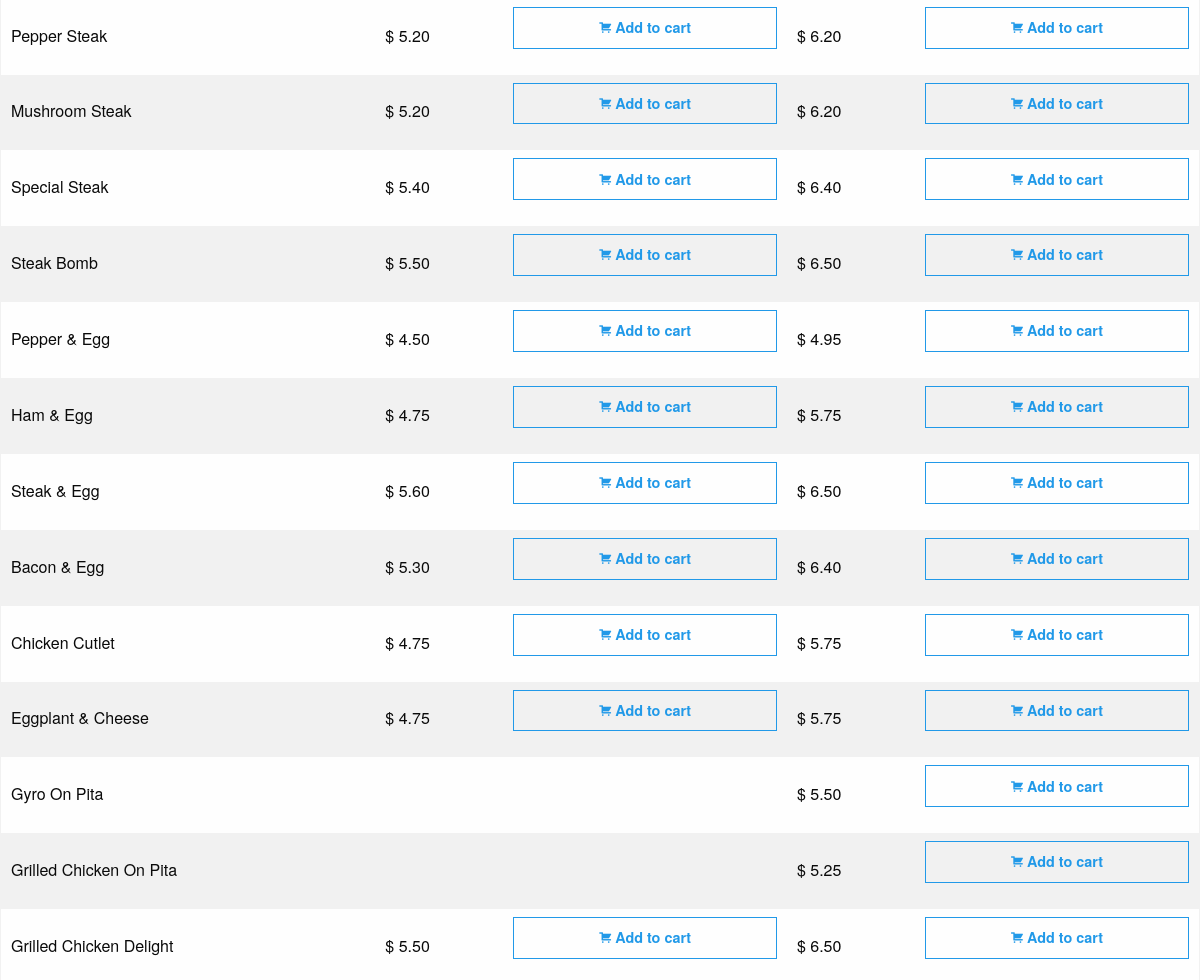
/grinder (middle part), run on an earlier commit of the app's database.
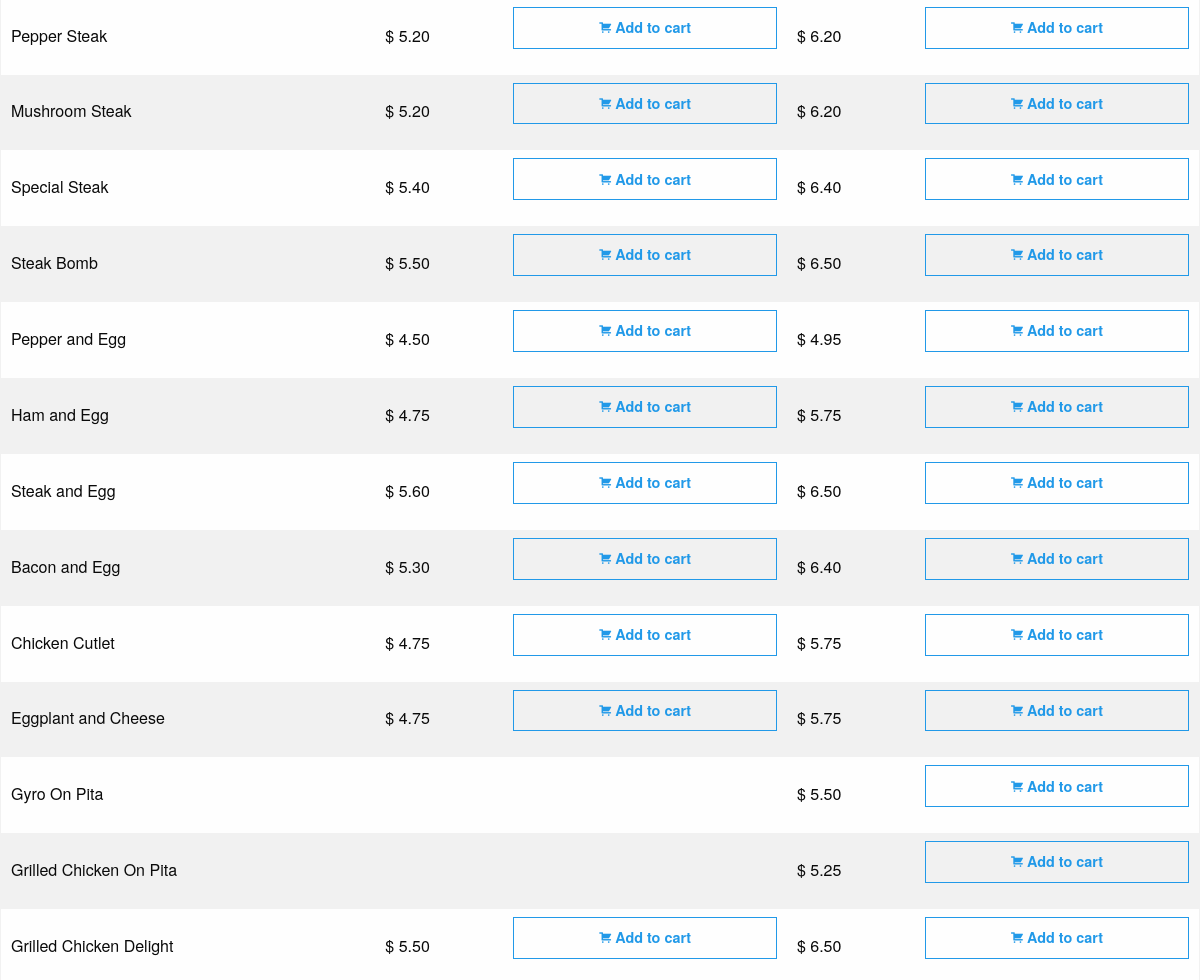
And on a later commit of the database.
### tables this page shows
CREATE TABLE IF NOT EXISTS `grinder` (
`grinder_id` bigint(20) NOT NULL COMMENT 'Grinder ID',
  `grinder_name` text NOT NULL COMMENT 'Grinder Name',
  `grinder_small_price` decimal(10,2) DEFAULT NULL COMMENT 'Small Grinder Price',
  `grinder_large_price` decimal(10,2) NOT NULL COMMENT 'large Grinder Price'
);

### model/db.php (called while the page is built, shortened)
<?php
function grinders()
{
    $conn        = db_conn();
    $selectQuery = 'SELECT * FROM `grinder`';
    try{
        $stmt = $conn->query($selectQuery);
    }catch(PDOException $e){
        handle_sql_errors($selectQuery, $e->getMessage());
    }
    $row = $stmt->fetchAll(PDO::FETCH_ASSOC);
    return $row;
}

### controller/dataCollector.php (called while the page is built, shortened)
<?php
require_once 'model/db.php';
function getGrinders()
{
    $row = grinders();
    return $row;
}

### grinder.php (the view, shortened to what this page needs)
<?php
require_once 'controller/dataCollector.php';
$row = getGrinders();
?>
<!doctype html>
<html class="no-js" lang="en">
    <head>
        <?php require_once 'includes/head.php'; ?>
    </head>
    <body>
        <div class="cover-image"></div>
        <div id="wrap">
            <main>
                <br/>
                <section>
                    <div class="row">
                        <?php if(!count($row)): ?>
                            <h3>No Data Found.</h3>
                        <?php else: ?>
                        <table style="width: 100%">
                            <tbody>
                            <?php foreach($row as $r): ?>
                                <tr data-id ="<?= htmlentities(stripcslashes($r['grinder_id']), ENT_QUOTES, 'UTF-8'); ?>" data-type="Grinder">
                                    <td><?= htmlentities(stripcslashes($r['grinder_name']), ENT_QUOTES, 'UTF-8'); ?></td>
                                    <td><?php
                                        if(isset($r['grinder_small_price'])){
                                            echo ' $ '. htmlentities(stripcslashes($r['grinder_small_price']), ENT_QUOTES, 'UTF-8');
                                        }
                                        ?></td>
                                    <td>
                                        <?php if(isset($r['grinder_small_price'])): ?>
                                            <button type="button" class="button hollow primary expanded item-small">
                                                <i class="fi-shopping-cart"></i>
                                                <strong>Add to cart</strong>
                                            </button>
                                        <?php endif; ?>
                                    </td>
                                    <td> $ <?= htmlentities(stripcslashes($r['grinder_large_price']), ENT_QUOTES, 'UTF-8'); ?></td>
                                    <td>
                                        <button type="button" class="button hollow primary expanded item-large">
                                            <i class="fi-shopping-cart"></i>
                                            <strong>Add to cart</strong>
                                        </button>
                                    </td>
                                </tr>
                            <?php endforeach; ?>
                            </tbody>
                        </table>
                        <?php endif; ?>
                    </div>
                </section>
            </main>
        </div>
    </body>
</html>

What changed in the data, as far as the page shows it:
changed grinder: grinder_name "Pepper & Egg" → "Pepper and Egg"
changed grinder: grinder_name "Ham & Egg" → "Ham and Egg"
changed grinder: grinder_name "Steak & Egg" → "Steak and Egg"
changed grinder: grinder_name "Bacon & Egg" → "Bacon and Egg"
changed grinder: grinder_name "Eggplant & Cheese" → "Eggplant and Cheese"
